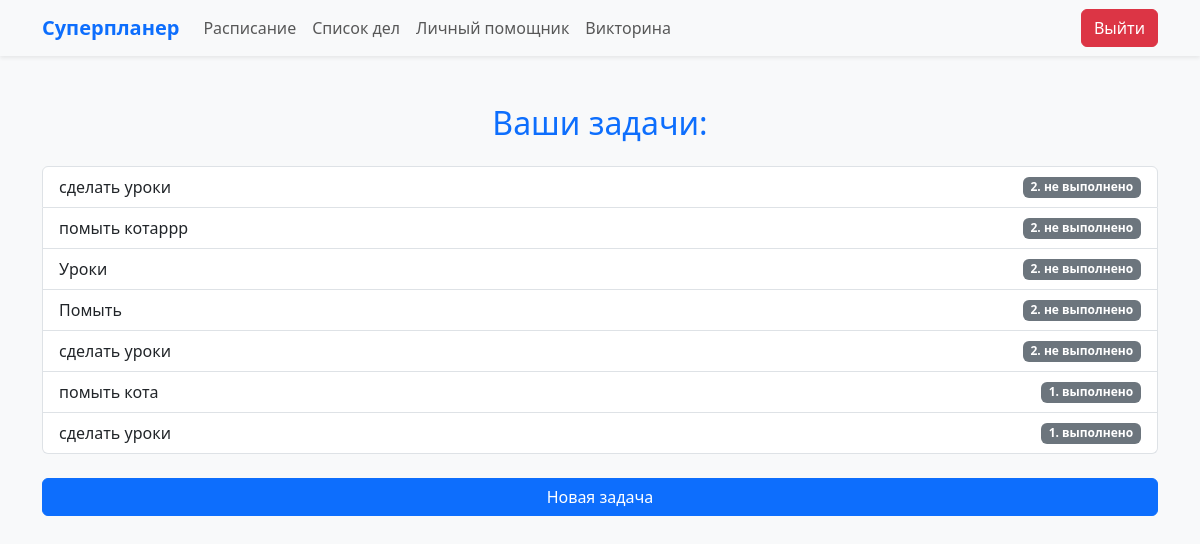
/todolist (signed in), run on an earlier commit of the app's database.
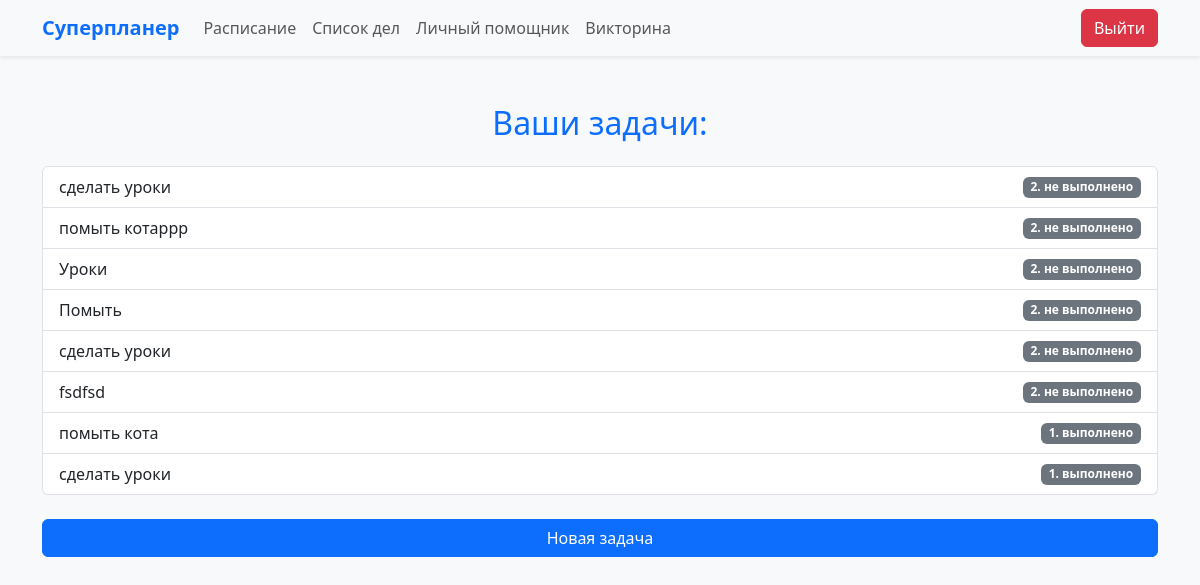
And on a later commit of the database.
### mainapp/models.py (models this page shows, shortened)
class Task(models.Model):
    title = models.CharField(max_length=256)
    start_time = models.DateTimeField(blank=True, null=True)
    end_time = models.DateTimeField(blank=True, null=True)
    duration = models.DurationField(blank=True, null=True)
    description = models.TextField(blank=True, null=True)
    status = models.ForeignKey(Status, on_delete=models.CASCADE)
    user = models.ForeignKey(MyUser, on_delete=models.CASCADE)

class Status(models.Model):
    name = models.CharField(max_length=25)
    def __str__(self) -> str:
        return f"{self.id}. {self.name}"

### mainapp/views.py (the view)
# urls.py: path("todolist", todolist),
@login_required
def todolist(request):
    tasks = Task.objects.filter(user=request.user).order_by("-status_id")
    context = {"tasks": tasks, "form_add": TaskAddForm(), "form_edit": TaskEditForm()}
    return render(request, "mainapp/todolist.html", context)

### mainapp/templates/mainapp/todolist.html (shortened to what this page needs)
{% extends 'mainapp/base.html' %}
{% block content %}
<div class="container py-5">
  <h2 class="text-center text-primary mb-4">Ваши задачи:</h2>
  <div class="list-group mb-4">
    {% for task in tasks %}
    <div
      class="task_div list-group-item list-group-item-action d-flex justify-content-between align-items-center"
      id="{{task.id}}"
    >
      {{ task.title }}
      <span class="badge bg-secondary">{{ task.status }}</span>
    </div>
    {% endfor %}
  </div>
  <button
    id="add_task"
    class="btn btn-primary w-100 mb-3"
    data-bs-toggle="modal"
    data-bs-target="#addTaskModal"
  >
    Новая задача
  </button>
</div>
{% endblock %}

What changed in the data, as far as the page shows it:
added Task: title "fsdfsd", status "2. не выполнено"
